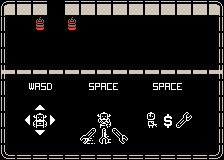

This game map was drawn from its Tiled (.tmx) file and the tilesets committed beside it. A one-line description and the full map source follow:
An orthogonal 14x10 tile map with 16x16 px tiles, 4 tile layers (Back, BackDetail, Mid, Front), 4 tilesets and 2 objects (Puerta, SpawnPoint).

<map version="1.2" tiledversion="1.2.4" orientation="orthogonal" renderorder="right-down" width="14" height="10" tilewidth="16" tileheight="16" infinite="0" nextlayerid="7" nextobjectid="3">
 <tileset firstgid="1" source="../KenneyMono.tsx" />
 <tileset firstgid="1025" source="../KenneyTransparente.tsx" />
 <tileset firstgid="2081" source="../Kenney.tsx" />
 <tileset firstgid="3137" source="../Tutoriales.tsx" />
 <layer id="1" name="Back" width="14" height="10">
  <data encoding="csv">
1,1,1,1,1,1,1,1,1,1,1,1,1,1,
1,1,1,1,1,1,1,1,1,1,1,1,1,1,
1,1,1,1,1,1,1,1,1,1,1,1,1,1,
1,1,1,1,1,1,1,1,1,1,1,1,1,1,
1,1,1,1,1,1,1,1,1,1,1,1,1,1,
1,1,1,1,1,1,1,1,1,1,1,1,1,1,
1,1,1,1,1,1,1,1,1,1,1,1,1,1,
1,1,1,1,1,1,1,1,1,1,1,1,1,1,
1,1,1,1,1,1,1,1,1,1,1,1,1,1,
1,1,1,1,1,1,1,1,1,1,1,1,1,1
</data>
 </layer>
 <layer id="5" name="BackDetail" width="14" height="10">
  <data encoding="csv">
0,0,0,0,0,0,0,0,0,0,0,0,0,0,
0,0,0,0,0,0,0,0,0,0,0,0,0,0,
0,0,0,0,0,0,0,0,0,0,0,0,0,0,
0,0,0,0,0,0,0,0,0,0,0,0,0,0,
3758097522,3758097522,3758097522,3758097522,3758097522,3758097522,3758097522,3758097522,3758097522,3758097522,3758097522,3758097522,3758097522,3758097522,
0,3147,3148,3149,0,3150,3151,3152,0,3150,3151,3152,0,0,
0,0,3221228618,0,0,0,0,0,0,0,0,0,0,0,
0,2684357706,3145,1610615882,0,0,3143,0,0,3137,3141,3142,0,0,
0,0,3146,0,0,3153,3154,3155,0,0,0,0,0,0,
0,0,0,0,0,0,0,0,0,0,0,0,0,0
</data>
 </layer>
 <layer id="2" name="Mid" width="14" height="10">
  <properties>
   <property name="unity:layer" value="Mid" />
  </properties>
  <data encoding="csv">
2147485318,1669,2147485317,0,2147485317,2147485317,1669,2147485317,2147485317,2147485317,2147485317,2147485317,1669,1670,
1701,0,1468,0,1468,0,0,0,0,0,0,0,0,3221227173,
1701,0,0,0,0,0,0,0,0,0,0,0,0,3221227173,
1701,0,0,0,0,0,0,0,0,0,0,0,0,3221227173,
1701,0,0,0,0,0,0,0,0,0,0,0,0,3221227173,
1701,0,0,0,0,0,0,0,0,0,0,0,0,3221227173,
1701,0,0,0,0,0,0,0,0,0,0,0,0,3221227173,
1701,0,0,0,0,0,0,0,0,0,0,0,0,3221227173,
1701,0,0,0,0,0,0,0,0,0,0,0,0,3221227173,
1734,1610614437,1610614437,1610614437,1610614437,1610614437,1610614437,1610614437,1610614437,1610614437,1610614437,1610614437,1610614437,1610614470
</data>
 </layer>
 <objectgroup id="6" name="Mid">
  <object id="1" name="Puerta" type="Puerta" x="48.3334" y="0.333333" width="16" height="16" />
  <object id="2" name="SpawnPoint" type="SpawnPoint" x="194.5" y="34.25" width="16" height="16" />
 </objectgroup>
 <layer id="3" name="Front" width="14" height="10">
  <data encoding="csv">
0,0,0,0,0,0,0,0,0,0,0,0,0,0,
0,0,0,0,0,0,0,0,0,0,0,0,0,0,
0,0,0,0,0,0,0,0,0,0,0,0,0,0,
0,0,0,0,0,0,0,0,0,0,0,0,0,0,
0,0,0,0,0,0,0,0,0,0,0,0,0,0,
0,0,0,0,0,0,0,0,0,0,0,0,0,0,
0,0,0,0,0,0,0,0,0,0,0,0,0,0,
0,0,0,0,0,0,0,0,0,0,0,0,0,0,
0,0,0,0,0,0,0,0,0,0,0,0,0,0,
0,0,0,0,0,0,0,0,0,0,0,0,0,0
</data>
 </layer>
</map>
